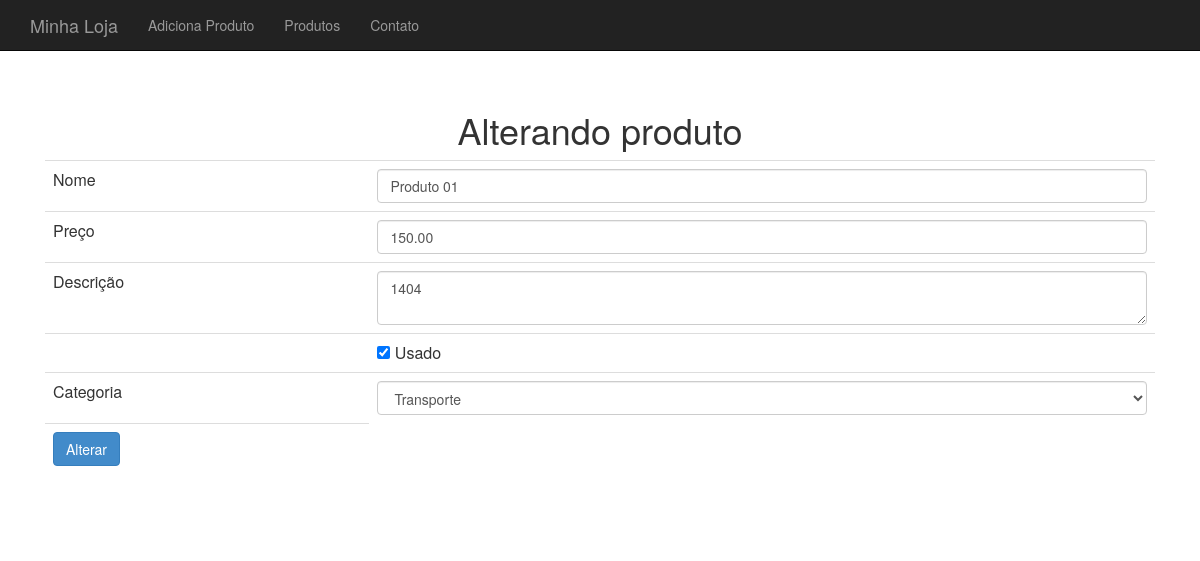
/loja/produto-altera-formulario.php?id=4, run on the app's committed database.
### tables this page shows
CREATE TABLE `produtos` (
  `id` int(11) NOT NULL,
  `nome` varchar(255) DEFAULT NULL,
  `preco` decimal(10,2) DEFAULT NULL,
  `descricao` text NOT NULL,
  `usado` tinyint(1) NOT NULL,
  `categoria_id` int(11) DEFAULT NULL,
  `isbn` varchar(255) DEFAULT NULL,
  `tipoProduto` varchar(255) DEFAULT NULL,
  `waterMark` varchar(255) DEFAULT NULL,
  `taxaImpressao` varchar(255) DEFAULT NULL
);

### loja/banco-produto.php (called while the page is built, shortened)
<?php
require_once("class/Produto.php");
require_once("class/Categoria.php");
function buscaProduto($conexao, $id) {
	$query = "select * from produtos where id = {$id}";
	$resultado = mysqli_query($conexao, $query);
	$produto_buscado = mysqli_fetch_assoc($resultado);
	$categoria = new Categoria();
	$categoria->setId($produto_buscado['categoria_id']);
	$nome = $produto_buscado['nome'];
	$descricao = $produto_buscado['descricao'];
	$preco = $produto_buscado['preco'];
	$usado = $produto_buscado['usado'];
	$produto = new Produto($nome, $preco, $descricao, $categoria, $usado);
	$produto->setId($produto_buscado['id']);
	return $produto;
}

### loja/class/Produto.php (called while the page is built, shortened)
<?php
class Produto {
	private $nome;
	private $preco;
	private $descricao;
	private $categoria;
	private $usado;
	function __construct($nome, $preco, $descricao, Categoria $categoria, $usado) {
		$this->nome = $nome;
		$this->preco = $preco;
		$this->descricao = $descricao;
		$this->categoria = $categoria;
		$this->usado = $usado;
	}
	public function getNome() {
		return $this->nome;
	}
	public function getPreco() {
		return $this->preco;
	}
	public function getDescricao() {
		return $this->descricao;
	}
	public function getCategoria() {
		return $this->categoria;
	}
	public function isUsado() {
		return $this->usado;
	}
	public function setUsado($usado) {
		$this->usado = $usado;
	}
}
?>

### loja/banco-categoria.php (called while the page is built, shortened)
<?php
require_once("class/Categoria.php");
function listaCategorias($conexao) {
	$categorias = array();
	$query = "select * from categorias";
	$resultado = mysqli_query($conexao, $query);
	while($categoria_array = mysqli_fetch_assoc($resultado)) {
		$categoria = new Categoria();
		$categoria->setId($categoria_array['id']);
		$categoria->setNome($categoria_array['nome']);
		array_push($categorias, $categoria);
	}
	return $categorias;
}

### loja/class/Categoria.php (called while the page is built)
<?php
class Categoria {
	private $id;
	private $nome;
	public function getId() {
		return $this->id;
	}
	public function setId($id) {
		$this->id = $id;
	}
	public function getNome() {
		return $this->nome;
	}
	public function setNome($nome) {
		$this->nome = $nome;
	}
}
?>

### loja/produto-formulario-base.php (the view)
<tr>
	<td>Nome</td>
	<td>
		<input class="form-control" type="text" name="nome"
			value="<?=$produto->getNome()?>">
	</td>
</tr>
<tr>
	<td>Preço</td>
	<td>
		<input class="form-control" type="number" step="0.01" name="preco"
			value="<?=$produto->getPreco()?>">
	</td>
</tr>
<tr>
	<td>Descrição</td>
	<td>
		<textarea class="form-control" name="descricao"><?=$produto->getDescricao()?></textarea>
	</td>
</tr>
<tr>
	<td></td>
	<td><input type="checkbox" name="usado" <?=$produto->isUsado()?> value="true"> Usado
</tr>
<tr>
	<td>Categoria</td>
	<td>
		<select name="categoria_id" class="form-control">
			<?php
			foreach($categorias as $categoria) :
				$essaEhACategoria = $produto->getCategoria()->getId() == $categoria->getId();
				$selecao = $essaEhACategoria ? "selected='selected'" : "";
			?>
				<option value="<?=$categoria->getId()?>" <?=$selecao?>>
					<?=$categoria->getNome()?>
				</option>
			<?php
			endforeach
			?>
		</select>
	</td>
</tr>

### loja/css/loja.css (style rules this page uses)
body { padding-top: 50px; }

### data on the page
produtos: nome "Produto 01", preco "150.00", descricao "1404"

### other printed values
form field categoria_id "Transporte"
